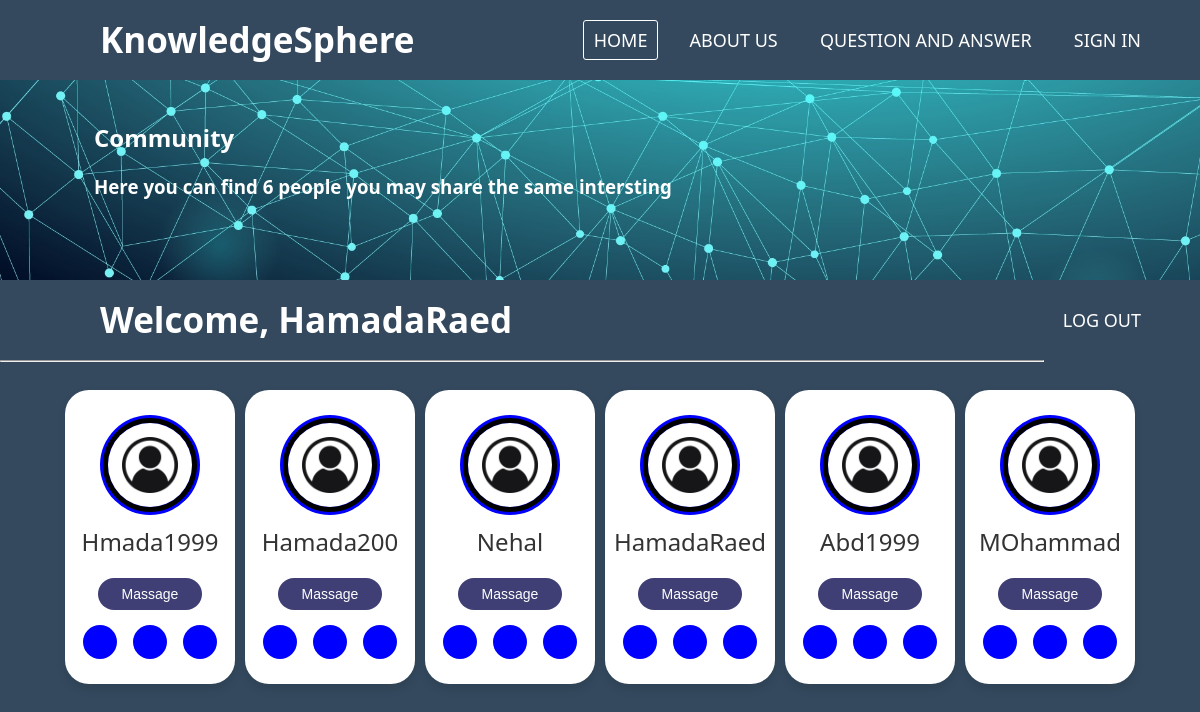
/displayUsers (signed in), run on the app's committed database.
### soloapp/models.py (models this page shows)
class User(models.Model):
    username = models.CharField(max_length=255)
    email = models.CharField(max_length=255)
    password = models.CharField(max_length=255)
    created_at = models.DateTimeField(auto_now_add=True)
    updated_at = models.DateTimeField(auto_now=True)
    objects = UserManager()

### soloapp/views.py (the view)
# urls.py: path('displayUsers', views.displayUsers),
def displayUsers(request):
    numberOfUsers = len(User.objects.all())
    content = {
        'users' : User.objects.all(),
        'user' : User.objects.get(id=request.session['user']),
        'count' : numberOfUsers
    }
    return render(request, 'displayUsers.html', content)

### soloapp/templates/displayUsers.html (shortened to what this page needs)
<!DOCTYPE html>
<html lang="en">
<head>
    {% load static %}
    <link rel="stylesheet" href="{% static 'css/displayUsers.css' %}">
    <link rel="stylesheet" href="https://cdnjs.cloudflare.com/ajax/libs/font-awesome/4.7.0/css/font-awesome.min.css">
</head>
<body>
    <main>
        <nav>
            <label class="logo">KnowledgeSphere</label>
            <ul>
                <li><a href="/" class="active">Home</a></li>
                <li><a href="/displayAboutUs">About us</a></li>
                <li><a href="displayAllQuestion">Question and Answer</a></li>
                <li><a href="/signin">Sign in</a></li>
            </ul>
        </nav>
        <section>
            <header>
                <div class="content">
                    <h1>Community</h1>
                    <h3>Here you can find {{count}} people you may share the same intersting</h3>
                </div>
            </header>
        </section>
        <nav>
            <label class="logo">Welcome, {{user.username}}</label>
            <ul>
                <li><a href="/distroy">Log Out</a></li>
            </ul>
            <hr>
        </nav>
        <div class="container">
            {% for u in users%}
            <div class="profile-card">
                <div class="img">
                    <img src="../static/imgs/user.jpeg" alt="img progile" class="profile-img">
                </div>
                <div class="text-data">
                    <span class="name">{{u.username}}</span>
                </div>
                <div class="buttons">
                    <button class="button">Massage</button>
                </div>
                <div class="media-buttons">
                    <a href="#" class="link">
                    </a>
                    <a href="#" class="link">
                    </a>
                    <a href="#" class="link">
                    </a>
                </div>
            </div>
            {% endfor %}
        </div>
    </main>
</body>
</html>

### soloapp/static/css/displayUsers.css (style rules this page uses)
* { margin: 0px; padding: 0px; box-sizing: border-box; text-decoration: none; list-style: none; }
body { background-color: #34495e; font-family: system-ui, -apple-system, BlinkMacSystemFont, 'Segoe UI', Roboto, Oxygen, Ubuntu, Cantarell, 'Open Sans', 'Helvetica Neue', sans-serif; }
nav { height: 80px; width: 100%; background-color: #34495e; }
label.logo { font-size: 35px; font-weight: bold; color: white; padding: 0 100px; line-height: 80px; }
nav ul { float: right; margin-right: 40px; }
nav li { display: inline-block; margin: 0 8px; line-height: 80px; }
nav a { color: white; font-size: 18px; text-transform: uppercase; border: 1px solid transparent; padding: 7px 10px; border-radius: 3px; }
a.active, a:hover { border: 1px solid white; transition: .5s; }
section { height: 200px; background-image: url(../imgs/backdround.jpg); background-repeat: no-repeat; background-size: cover; }
header { display: flex; width: 90%; position: relative; top: 40px; left: 40px; color: white; justify-content: space-between; }
header h1 { margin-bottom: 20px; }
.content { width: 90%; margin: auto; position: relative; }
.container { width: 90%; margin: 20px auto; display: flex; justify-content: center; }
.img { position: relative; height: 100px; width: 100px; border-radius: 50% ; background-color: blue; padding: 3px; margin-bottom: 10px; }
.img .profile-img { height: 100%; width: 100%; border-radius: 50% ; border: 5px solid black; }
.profile-card { max-width: 170px; width: 70%; background: white; box-shadow: 0 5px 10px rgba(0,0,0,0.1); border-radius: 24px; padding: 25px; margin: 10px auto; display: flex; flex-direction: column; align-items: center; }
.profile-card .text-data { display: flex; flex-direction: column; align-items: center; color: #333; }
.text-data .name { font-size: 24px; font-weight: 500; }
.profile-card .media-buttons { display: flex; align-items: center; margin-top: 15px; }
.media-buttons .link { display: flex; align-items: center; justify-content: center; text-decoration: none; margin: 0 8px; background-color:blue; color: white; font-size: 20px; height: 34px; width: 34px; border-radius:50% ; }
.profile-card .buttons { display: flex; align-items: center; margin-top: 20px; }
.buttons .button { background-color: rgb(63, 63, 117); padding: 8px 24px; margin: 0 10px; border-radius: 24px; color: #fff; border: none; font-size: 14px; font-weight: 300; cursor: pointer; transition: all 0.5s ease-in; }

### data on the page
User: username "HamadaRaed"
User: username "Hmada1999"
User: username "Hamada200"
User: username "Nehal"
User: username "Abd1999"
User: username "MOhammad"

### other printed values
{{ count }} "6"
